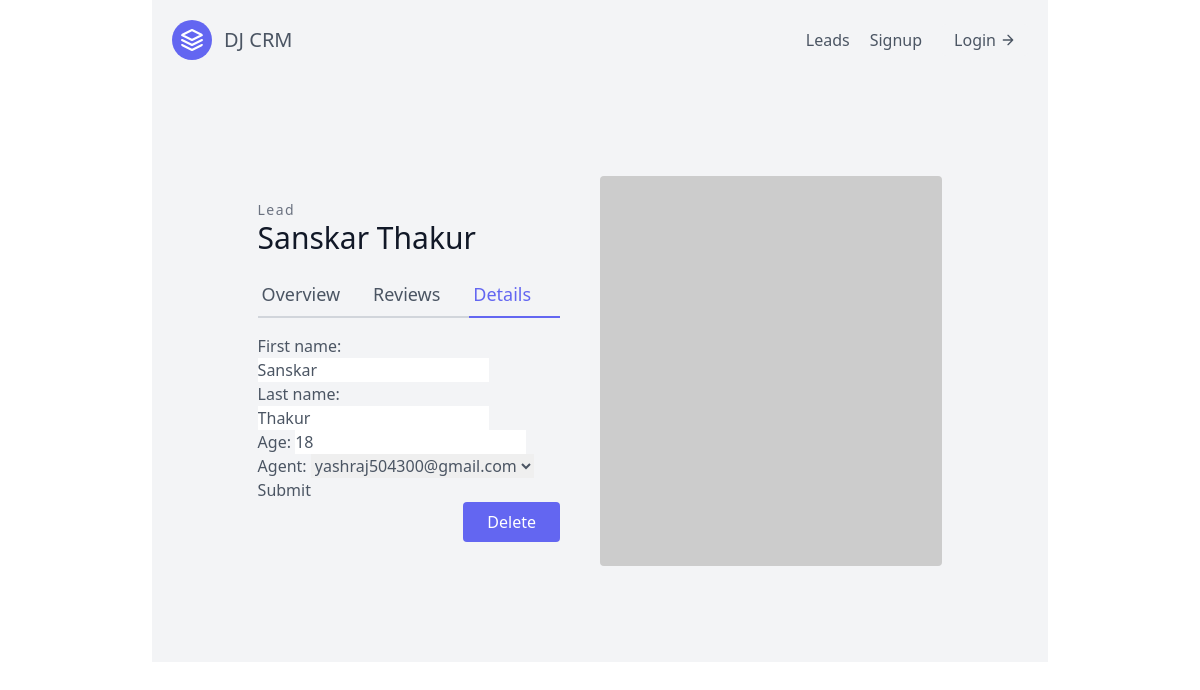
Screenshot of /leads/3/update/ with the database file from the repository.
### leads/models.py (models this page shows, shortened)
class lead(models.Model):
  first_name = models.CharField(max_length=20)
  last_name = models.CharField(max_length=20)
  age = models.IntegerField(default=0)
  agent = models.ForeignKey("Agent", on_delete=models.CASCADE)

### leads/views.py (the view)
# urls.py: path('<int:pk>/update/', lead_update, name="lead-update"),
def lead_update(request, pk):
   Lead = lead.objects.get(id = pk)
   form = LeadModelForm(instance=Lead)
   if request.method == "POST":
      form = LeadModelForm(request.POST, instance=Lead)
      if form.is_valid():
         form.save()
         return redirect("/leads")
   context = {
      "form": form,
      "lead": Lead
     }
   return render (request, "leads/lead_update.html", context)

### leads/forms.py
class LeadModelForm(forms.ModelForm):
  class Meta:
    model = lead
    fields = (
      'first_name',
      'last_name',
      'age',
      'agent',
    )

### leads/models.py (called while the page is built)
  def __str__(self):
   return self.user.email

### leads/templates/leads/lead_update.html (shortened to what this page needs)
{% extends "base.html" %}
{% block content %}
<section class="text-gray-600 body-font overflow-hidden">
  <div class="container px-5 py-24 mx-auto">
    <div class="lg:w-4/5 mx-auto flex flex-wrap">
      <div class="lg:w-1/2 w-full lg:pr-10 lg:py-6 mb-6 lg:mb-0">
          <h2 class="text-sm title-font text-gray-500 tracking-widest">Lead</h2>
          <h1 class="text-gray-900 text-3xl title-font font-medium mb-4"> {{ lead.first_name}} {{ lead.last_name }} </h1>
          <div class="flex mb-4">
              <a href="{% url 'leads:lead-detail' lead.pk %} " class="flex-grow border-b-2 border-gray-300 py-2 text-lg px-1">
              Overview
              </a>
              <a class="flex-grow border-b-2 border-gray-300 py-2 text-lg px-1">
              Reviews
              </a>
              <a href="{% url 'leads:lead-update' lead.pk %}" class="flex-grow text-indigo-500 border-b-2 border-indigo-500 py-2 text-lg px-1">
              Details</a>
          </div>
          <form method="post">
          {{ form.as_p }}
          <button type="submit">Submit</submit>
          </form>
          <button class="flex ml-auto text-white bg-indigo-500 border-0 py-2 px-6 focus:outline-none hover:bg-indigo-600 rounded">Delete</button>
      </div>
      <img alt="ecommerce" class="lg:w-1/2 w-full lg:h-auto h-64 object-cover object-center rounded" src="https://dummyimage.com/400x400">
    </div>
  </div>
</section>
{% endblock content %}

### rows the page displays
lead: first_name "Sanskar", last_name "Thakur", age "18", agent "yashraj504300@gmail.com"
